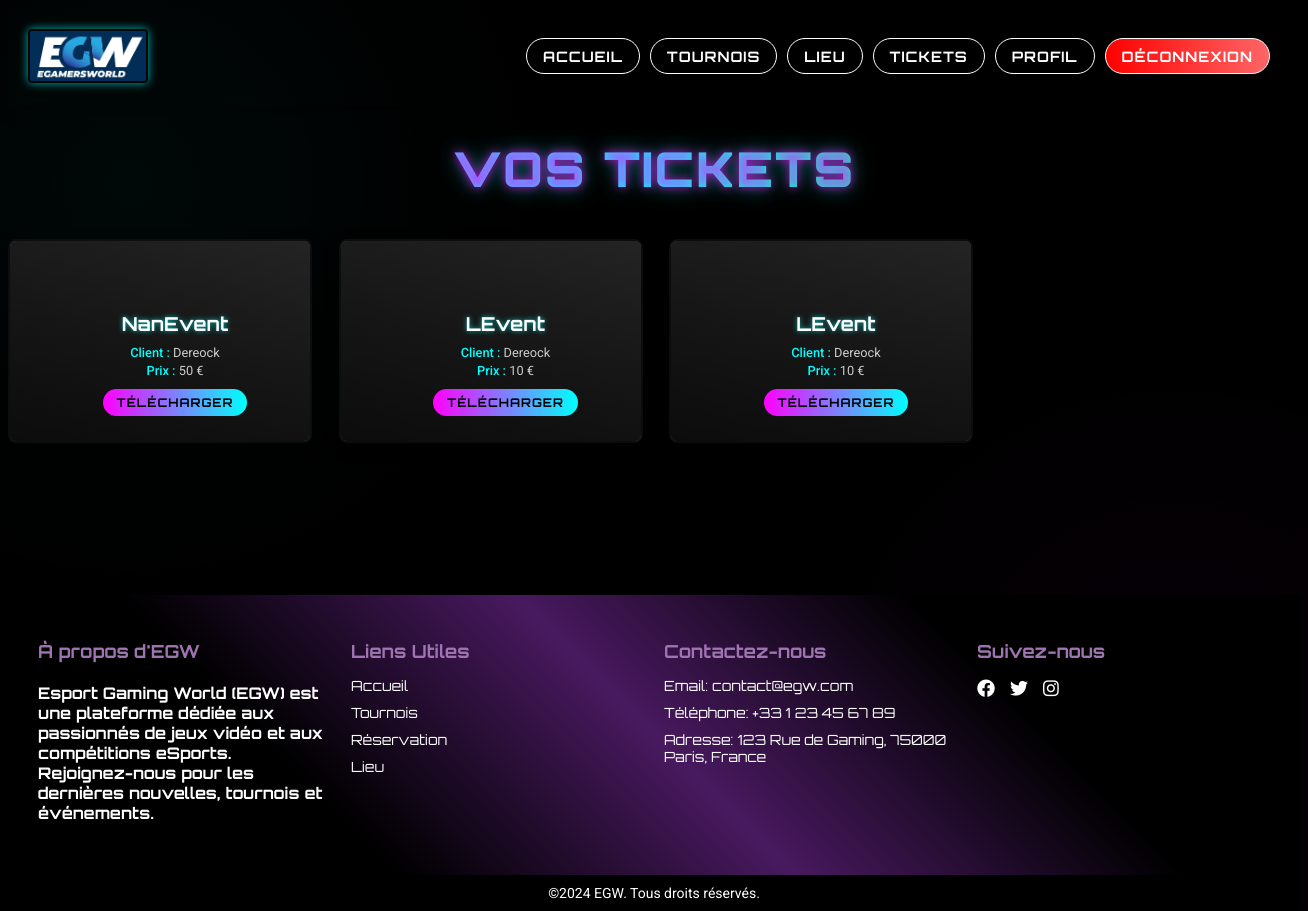
The page /index.php?page=ticket&idClient=2 (signed in) on the database its author committed.
### tables this page shows
CREATE TABLE IF NOT EXISTS `Commande` (
  `idCommande` int(11) NOT NULL AUTO_INCREMENT,
  `prixBillet` float NOT NULL,
  `idClient` int(11) NOT NULL,
  `idEvenement` int(11) NOT NULL,
  `etat` enum('Validé','En cours','Refusé') NOT NULL DEFAULT 'En cours',
  PRIMARY KEY (`idCommande`),
  KEY `Commande_Client_FK` (`idClient`),
  KEY `Commande_Evenement_FK` (`idEvenement`)
);

CREATE TABLE IF NOT EXISTS `Evenement` (
  `idEvenement` int(11) NOT NULL AUTO_INCREMENT,
  `nomEvent` varchar(50) NOT NULL,
  `dateEvent` date NOT NULL,
  `Heure` time NOT NULL,
  `description` text NOT NULL,
  `prixBillet` float NOT NULL,
  `disponible` tinyint(1) NOT NULL,
  `idCategorieEvent` int(11) NOT NULL,
  `idLieu` int(11) NOT NULL,
  `image` varchar(255) NOT NULL,
  `imageKey` varchar(255) NOT NULL,
  PRIMARY KEY (`idEvenement`),
  KEY `Evenement_CategorieEvent_FK` (`idCategorieEvent`),
  KEY `Evenement_Lieu_FK` (`idLieu`)
);

CREATE TABLE IF NOT EXISTS `Client` (
  `idClient` int(11) NOT NULL AUTO_INCREMENT,
  `nom` varchar(50) NOT NULL,
  `prenom` varchar(50) NOT NULL,
  `numeroTel` varchar(50) NOT NULL,
  `email` varchar(50) NOT NULL,
  `mdp` varchar(255) NOT NULL,
  `role` enum('admin','client','boss') NOT NULL,
  PRIMARY KEY (`idClient`),
  UNIQUE KEY `email` (`email`)
);

### controller/commande/selectById.php (called while the page is built)
<?php
require_once("bdd/bdd.php");
require_once("model/commandeModel.php");
$idClient = isset($_GET['idClient']) ? intval($_GET['idClient']) : 0;
$commande = new commande($bdd);
$selectAllCommandesById = $commande->selectAllCommandesById($idClient);
?>

### model/commandeModel.php (called while the page is built, shortened)
<?php
    class commande{
        private $bdd;
    function __construct($bdd){
            $this->bdd= $bdd;
    }
        public function selectAllCommandesById($idClient) {
            $req = $this->bdd->prepare("
                SELECT
                    commande.idCommande,
                    commande.prixBillet,
                    client.nom AS nom,
                    evenement.nomEvent AS nomEvent
                FROM commande
                INNER JOIN client ON commande.idClient = client.idClient
                INNER JOIN evenement ON commande.idEvenement = evenement.idEvenement
                WHERE commande.idClient = :idClient;
            ");
            $req->bindParam(':idClient', $idClient, PDO::PARAM_INT);
            $req->execute();
            return $req->fetchAll(PDO::FETCH_ASSOC);
        }
    }
?>

### view/client/c_ticket.php (the view, shortened to what this page needs)
</head>
<body>
    <h1 class="page-title">Vos Tickets</h1>
    <div class="ticket-grid">
        <?php
        require_once('controller/commande/selectById.php');
        if (!empty($selectAllCommandesById)) {
            foreach ($selectAllCommandesById as $uneCommande) {
                $imagePath = 'img/ticket-bg.jpg';
                $imageExists = file_exists($imagePath);
                echo "<div class='ticket-card' id='ticket-" . htmlspecialchars($uneCommande['idCommande']) . "'>";
                if ($imageExists) {
                    echo "<img src='$imagePath' alt='Ticket Background' class='ticket-img' onload='this.dataset.loaded = true'>";
                } else {
                    echo "<div class='ticket-img-fallback'></div>";
                }
                echo "<div class='ticket-overlay'>";
                echo "<h2 class='ticket-title'>" . htmlspecialchars($uneCommande['nomEvent']) . "</h2>";
                echo "<div class='ticket-info'>";
                echo "<p><strong>Client :</strong> " . htmlspecialchars($uneCommande['nom']) . "</p>";
                echo "<p><strong>Prix :</strong> " . htmlspecialchars($uneCommande['prixBillet']) . " €</p>";
                echo "<button class='download-btn' onclick='downloadTicket(\"ticket-" . htmlspecialchars($uneCommande['idCommande']) . "\")'>Télécharger</button>";
                echo "</div>";
                echo "</div>";
                echo "</div>";
            }
        } else {
            echo "<p class='ticket-title'>Aucune commande trouvée</p>";
        }
        ?>
    </div>
    <br/><br/><br/><br/><br/><br/><br/><br/>
</body>
</html>

### view/commun/header.php (style rules this page uses)
html, body { height: 100%; display: flex; flex-direction: column; }
body { background-color: #0d0d0d; font-family: 'Orbitron', sans-serif; }

### view/client/c_ticket.php (style rules this page uses)
body { background-color: black; color: #ffffff; font-family: 'Roboto', sans-serif; min-height: 100vh; overflow-x: hidden; background-image: radial-gradient(circle at 10% 20%, rgba(0, 255, 255, 0.03) 0%, transparent 30%), radial-gradient(circle at 90% 80%, rgba(255, 0, 255, 0.03) 0%, transparent 30%); }
.page-title { font-family: 'Orbitron', sans-serif; text-align: center; margin-bottom: 40px; font-size: 3rem; font-weight: 900; text-transform: uppercase; text-shadow: 0 0 10px rgba(255, 0, 255, 0.7), 0 0 20px rgba(0, 255, 255, 0.5); letter-spacing: 2px; background: linear-gradient(90deg, #ff00ff 0%, #00ffff 50%, #00ff00 100%); -webkit-background-clip: text; -webkit-text-fill-color: transparent; animation: titleGlow 4s ease infinite; }
.ticket-grid { display: grid; grid-template-columns: repeat(auto-fill, minmax(300px, 1fr)); gap: 30px; max-width: 1600px; margin: 0 auto; }
.ticket-card { position: relative; width: 300px; height: 200px; background: rgba(20, 20, 20, 0.6); border-radius: 8px; overflow: hidden; box-shadow: 0 5px 15px rgba(0, 0, 0, 0.3); border: 2px solid transparent; transition: transform 0.4s ease; }
.ticket-card::before { content: ''; position: absolute; top: -2px; left: -2px; right: -2px; bottom: -2px; background: linear-gradient(45deg, #ff00ff, #00ffff, #00ff00, #ff00ff); z-index: -1; border-radius: 10px; animation: borderAnimation 3s linear infinite; }
.ticket-img-fallback { width: 100%; height: 100%; background: linear-gradient(45deg, #333, #555); display: flex; align-items: center; justify-content: center; color: #cccccc; font-size: 0.9rem; text-align: center; filter: brightness(0.7); }
.ticket-overlay { position: absolute; top: 0; left: 0; width: 100%; height: 100%; background: linear-gradient(rgba(0, 0, 0, 0.4), rgba(0, 0, 0, 0.7)); display: flex; flex-direction: column; justify-content: center; align-items: center; padding: 15px; text-align: center; }
.ticket-title { font-family: 'Orbitron', sans-serif; font-size: 1.2rem; font-weight: 700; margin-bottom: 6px; color: #fff; text-shadow: 0 0 5px rgba(0, 255, 255, 0.7); }
.ticket-info { opacity: 1; max-height: none; font-size: 0.8rem; color: #cccccc; }
.ticket-info p { margin: 3px 0; line-height: 1.2; }
.ticket-info p strong { color: #00ffff; font-weight: 500; }
.download-btn { background: linear-gradient(90deg, #ff00ff, #00ffff); color: #000; border: none; padding: 6px 14px; border-radius: 25px; font-family: 'Orbitron', sans-serif; font-weight: 700; cursor: pointer; margin-top: 8px; text-transform: uppercase; font-size: 0.75rem; display: inline-block; text-align: center; text-decoration: none; letter-spacing: 1px; transition: all 0.3s ease; }

### rows shown on the page
commande: idEvenement.nomEvent "NanEvent", idClient.nom "Dereock", prixBillet "50"
commande: idEvenement.nomEvent "LEvent", idClient.nom "Dereock", prixBillet "10"
commande: idEvenement.nomEvent "LEvent", idClient.nom "Dereock", prixBillet "10"
